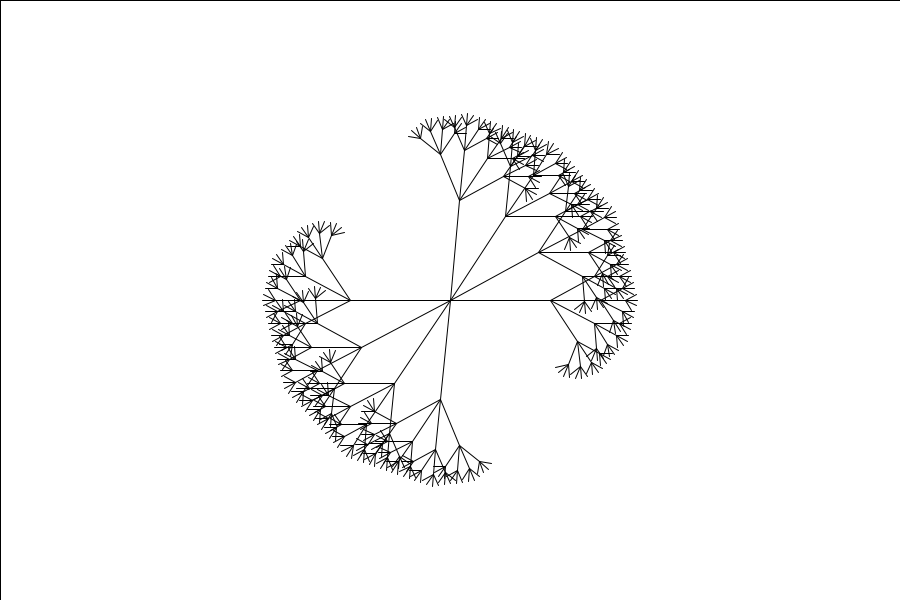
Frame 1 (no input)
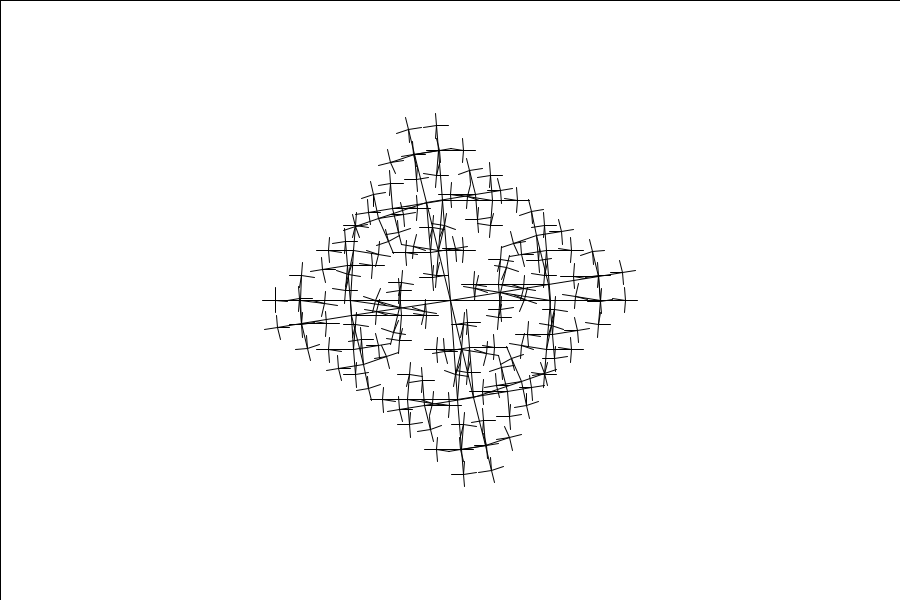
Frame 60 (the mouse pressed at the canvas centre just before this capture)
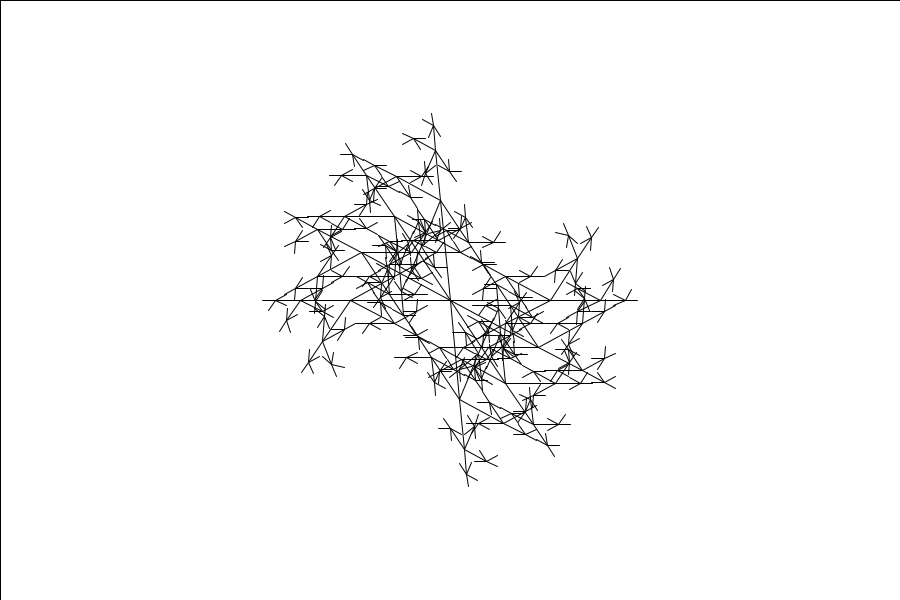
Frame 120 (the mouse held since frame 60 and released just before this capture)

The Processing sketch that drew these frames (run headless with seeded random() and noise(); from frame 60 on, the mouse is pressed at the canvas centre):

// Processing sketch: treefun
// ── treefun.pde
import java.util.*;
import static java.lang.System.out;
import java.util.function.Consumer;

public class LineInfo
{
  public int x;
  public int y;
  public int x1;
  public int y1;
  
  public LineInfo(int x, int y, int x1, int y1)
  {
    this.x = x;
    this.y = y;
    this.x1 = x1;
    this.y1 = y1;
  }
  public LineInfo(float x, float y, float x1, float y1)
  {
    this.x = floor(x);
    this.y = floor(y);
    this.x1 = floor(x1);
    this.y1 = floor(y1);
  }
}

public abstract class LineDrawer
{
  public abstract void drawLine(LineInfo info);
}

public class WhiteLineDrawer extends LineDrawer
{
 public void drawLine(LineInfo info)
 {
  fill(color(1,1));
  line(info.x,info.y,info.x1,info.y1);
 }
}

public class BlackLineDrawer extends LineDrawer
{
 public void drawLine(LineInfo info)
 {
  fill(color(0,1));
  line(info.x,info.y,info.x1,info.y1);
 }
}



void drawLine(LineInfo info)
{
   fill(color(0,1));
  line(info.x,info.y,info.x1,info.y1);
}


public class TreeNode 
{
  public List<TreeNode> children;
  
  public TreeNode()
  {
    children = new ArrayList<TreeNode>();
  }
}

public class Tree 
{
  private TreeNode root;
  
  public Tree(TreeNode root)
  {
    this.root = root;
  }
  
  public TreeNode GetRoot()
  {
    return this.root;
  }
  
  private void drawChildren(TreeNode node, float baseAngle, float seperationAngle, float startX, float startY, float radius, float scaleFactor, int currDepth)
  {
    if(node.children != null && node.children.size() > 0)
    {
      for(int i = 0; i < node.children.size(); i++)
      {
        float angle = baseAngle + seperationAngle*i;
        float x = startX + cos(angle)*radius;
        float y = startY - sin(angle)*radius;
        drawLine(new LineInfo(startX, startY, x, y));
        
        drawChildren(node.children.get(i), angle - (seperationAngle*degree)/2.0, seperationAngle, x, y, radius*scaleFactor, scaleFactor, currDepth + 1);
      }
    }
  }
  
  public void Draw(float baseAngle, float seperationAngle, float startX, float startY, float radius, float scaleFactor)
  {
    this.drawChildren(this.root, baseAngle, seperationAngle, startX, startY, radius, scaleFactor, 0);
  }
}


Tree tree;

final int degree = 4;
final int depth = 4;


PGraphics bottomLayer;
PGraphics topLayer;

void setup()
{
  colorMode(HSB,1.0);
  fill(color(0,0,1));
  stroke(color(0,0,0));
  frameRate(30);
  size(900,600);
  
 // topLayer = createGraphics(width, height);
 // bottomLayer = createGraphics(width, height);
  
  tree = new Tree(new TreeNode());

  
  List<TreeNode> layer = new ArrayList<TreeNode>();
  List<TreeNode> newLayer = new ArrayList<TreeNode>();
  layer.add(tree.root);
  
  for(int i = 0; i < depth; i++)
  {
    for(TreeNode node: layer)
    {
      for(int j = 0; j < degree; j++)
      {
        TreeNode newNode = new TreeNode();
        node.children.add(newNode);
        newLayer.add(newNode);
      }
    }
    
    layer = newLayer;
    newLayer = new ArrayList<TreeNode>();
  }
  

}

void whiteLine(LineInfo info)
{
  fill(color(1,1));
  line(info.x,info.y,info.x1,info.y1);
}

void blackLine(LineInfo info)
{
  fill(color(0,1));
  line(info.x,info.y,info.x1,info.y1);
}

void draw()
{
   // bottomLayer.beginDraw();
    
    fill(color(1));
    rect(0,0,width,height);
    
    float timeMod = millis()/2000.0;
    tree.Draw(0, TWO_PI*1.0/16.0 + timeMod, width/2, height/2, 100, 0.5);
    tree.Draw(PI, TWO_PI*1.0/16.0 + timeMod, width/2, height/2, 100, 0.5);
    
   // bottomLayer.endDraw();
    
  //  topLayer.beginDraw();
    
  //  tree.Draw(0, TWO_PI*1.0/16.0 + timeMod, width/2, height/2, 100, 0.5, whiteLine);
  //  tree.Draw(PI, TWO_PI*1.0/16.0 + timeMod, width/2, height/2, 100, 0.5, whiteLine);
    
   // topLayer.endDraw();
    
   // image(bottomLayer,0,0);
   // image(topLayer,0,0);
}
